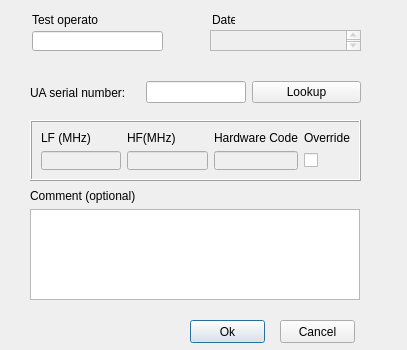
<?xml version="1.0" encoding="UTF-8"?>
<ui version="4.0">
 <class>test_data_capture</class>
 <widget class="QDialog" name="test_data_capture">
  <property name="geometry">
   <rect>
    <x>0</x>
    <y>0</y>
    <width>407</width>
    <height>350</height>
   </rect>
  </property>
  <property name="minimumSize">
   <size>
    <width>407</width>
    <height>350</height>
   </size>
  </property>
  <property name="maximumSize">
   <size>
    <width>407</width>
    <height>350</height>
   </size>
  </property>
  <property name="windowTitle">
   <string>Dialog</string>
  </property>
  <property name="inputMethodHints">
   <set>Qt::ImhNone</set>
  </property>
  <widget class="QWidget" name="layoutWidget">
   <property name="geometry">
    <rect>
     <x>30</x>
     <y>189</y>
     <width>330</width>
     <height>111</height>
    </rect>
   </property>
   <layout class="QVBoxLayout" name="comment_vert">
    <item>
     <widget class="QLabel" name="label_4">
      <property name="text">
       <string>Comment (optional)</string>
      </property>
     </widget>
    </item>
    <item>
     <widget class="QTextEdit" name="comment_inputbox"/>
    </item>
   </layout>
  </widget>
  <widget class="QLabel" name="label_2">
   <property name="geometry">
    <rect>
     <x>212</x>
     <y>12</y>
     <width>23</width>
     <height>16</height>
    </rect>
   </property>
   <property name="text">
    <string>Date</string>
   </property>
  </widget>
  <widget class="QLabel" name="label">
   <property name="geometry">
    <rect>
     <x>32</x>
     <y>12</y>
     <width>66</width>
     <height>16</height>
    </rect>
   </property>
   <property name="text">
    <string>Test operator*</string>
   </property>
  </widget>
  <widget class="QLineEdit" name="test_operator_inputline">
   <property name="geometry">
    <rect>
     <x>32</x>
     <y>31</y>
     <width>131</width>
     <height>20</height>
    </rect>
   </property>
   <property name="text">
    <string/>
   </property>
  </widget>
  <widget class="QPushButton" name="ok_button">
   <property name="geometry">
    <rect>
     <x>190</x>
     <y>320</y>
     <width>75</width>
     <height>23</height>
    </rect>
   </property>
   <property name="text">
    <string>Ok</string>
   </property>
  </widget>
  <widget class="QPushButton" name="cancel_button">
   <property name="geometry">
    <rect>
     <x>280</x>
     <y>320</y>
     <width>75</width>
     <height>23</height>
    </rect>
   </property>
   <property name="text">
    <string>Cancel</string>
   </property>
  </widget>
  <widget class="QTextBrowser" name="date_output">
   <property name="enabled">
    <bool>false</bool>
   </property>
   <property name="geometry">
    <rect>
     <x>210</x>
     <y>30</y>
     <width>151</width>
     <height>21</height>
    </rect>
   </property>
   <property name="acceptDrops">
    <bool>false</bool>
   </property>
   <property name="inputMethodHints">
    <set>Qt::ImhNone</set>
   </property>
  </widget>
  <widget class="QFrame" name="frame">
   <property name="geometry">
    <rect>
     <x>30</x>
     <y>120</y>
     <width>331</width>
     <height>61</height>
    </rect>
   </property>
   <property name="frameShape">
    <enum>QFrame::Box</enum>
   </property>
   <property name="frameShadow">
    <enum>QFrame::Raised</enum>
   </property>
   <layout class="QGridLayout" name="gridLayout">
    <item row="2" column="4">
     <widget class="QLineEdit" name="hardware_code_field">
      <property name="enabled">
       <bool>false</bool>
      </property>
     </widget>
    </item>
    <item row="0" column="1">
     <widget class="QLabel" name="label_5">
      <property name="text">
       <string>LF (MHz)</string>
      </property>
     </widget>
    </item>
    <item row="0" column="3">
     <widget class="QLabel" name="label_6">
      <property name="text">
       <string>HF(MHz)</string>
      </property>
     </widget>
    </item>
    <item row="0" column="4">
     <widget class="QLabel" name="label_7">
      <property name="text">
       <string>Hardware Code</string>
      </property>
     </widget>
    </item>
    <item row="2" column="1">
     <widget class="QLineEdit" name="lf_MHz_field">
      <property name="enabled">
       <bool>false</bool>
      </property>
     </widget>
    </item>
    <item row="2" column="3">
     <widget class="QLineEdit" name="hf_MHz_field">
      <property name="enabled">
       <bool>false</bool>
      </property>
     </widget>
    </item>
    <item row="0" column="5">
     <widget class="QLabel" name="label_8">
      <property name="text">
       <string>Override</string>
      </property>
     </widget>
    </item>
    <item row="2" column="5">
     <widget class="QCheckBox" name="override_checkbox">
      <property name="text">
       <string/>
      </property>
     </widget>
    </item>
   </layout>
  </widget>
  <widget class="QWidget" name="horizontalLayoutWidget">
   <property name="geometry">
    <rect>
     <x>30</x>
     <y>80</y>
     <width>331</width>
     <height>25</height>
    </rect>
   </property>
   <layout class="QHBoxLayout" name="horizontalLayout">
    <item>
     <widget class="QLabel" name="label_3">
      <property name="text">
       <string>UA serial number:</string>
      </property>
     </widget>
    </item>
    <item>
     <widget class="QLineEdit" name="ua_serial_no_inputline">
      <property name="maximumSize">
       <size>
        <width>100</width>
        <height>16777215</height>
       </size>
      </property>
      <property name="text">
       <string/>
      </property>
     </widget>
    </item>
    <item>
     <widget class="QPushButton" name="lookup_button">
      <property name="text">
       <string>Lookup</string>
      </property>
     </widget>
    </item>
   </layout>
  </widget>
  <widget class="QLabel" name="feedback_label">
   <property name="geometry">
    <rect>
     <x>30</x>
     <y>320</y>
     <width>161</width>
     <height>20</height>
    </rect>
   </property>
   <property name="text">
    <string/>
   </property>
  </widget>
 </widget>
 <resources/>
 <connections/>
</ui>
